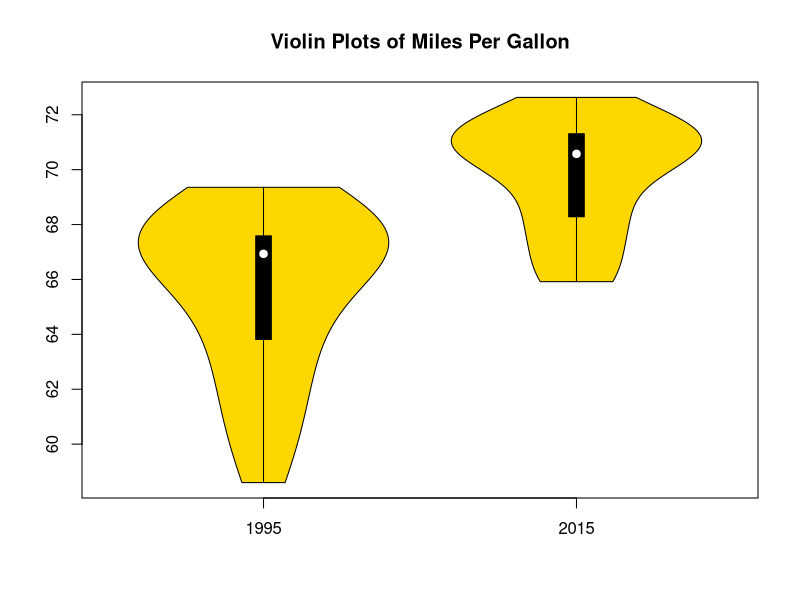
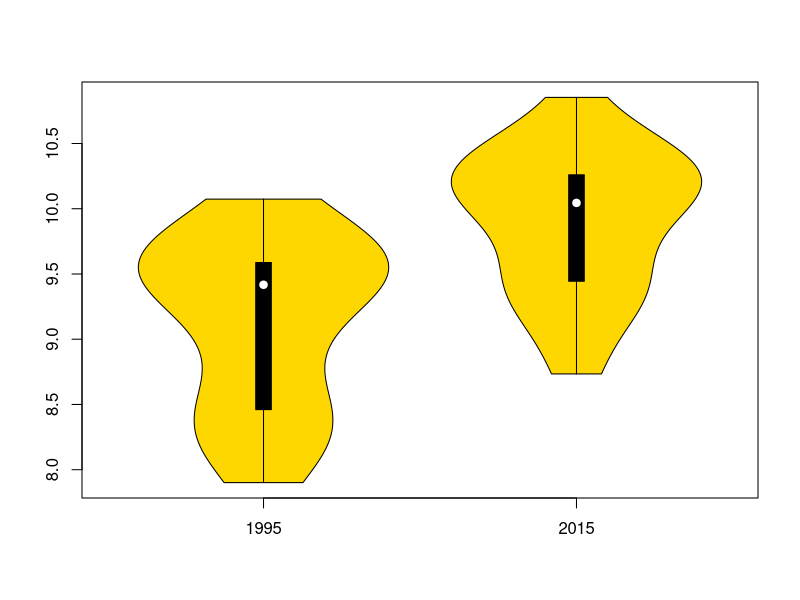
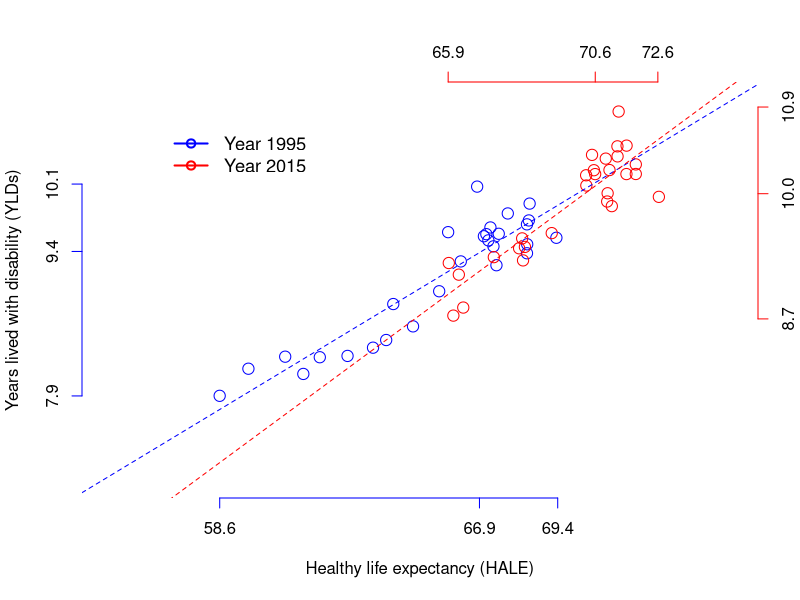

Recreate these plots in R, in order.
# Raw Data
LE.raw.data <- read.csv("./IHME-GBD_2015_DATA-0e9d54cc-1/IHME-GBD_2015_DATA-0e9d54cc-1.csv")
HALE.raw.data <- read.csv("./IHME-GBD_2015_DATA-86b12d56-1/IHME-GBD_2015_DATA-86b12d56-1.csv")

# Tidy Data
library(data.table)

attach(LE.raw.data)
attach(HALE.raw.data)

DT.LE <- data.table(LE.raw.data)
DT.HALE <- data.table(HALE.raw.data)

tables()

DT.LE

data.LE.1995 <- DT.LE[DT.LE$year == "1995", ]
data.HALE.1995 <- DT.HALE[DT.HALE$year == "1995", ]
data.YLD.1995 <- data.LE.1995$val - data.HALE.1995$val

data.LE.2000 <- DT.LE[DT.LE$year == "2000", ]
data.HALE.2000 <- DT.HALE[DT.HALE$year == "2000", ]
data.YLD.2000 <- data.LE.2000$val - data.HALE.2000$val

data.LE.2005 <- DT.LE[DT.LE$year == "2005", ]
data.HALE.2005 <- DT.HALE[DT.HALE$year == "2005", ]
data.YLD.2005 <- data.LE.2005$val - data.HALE.2005$val

data.LE.2010 <- DT.LE[DT.LE$year == "2010", ]
data.HALE.2010 <- DT.HALE[DT.HALE$year == "2010", ]
data.YLD.2010 <- data.LE.2010$val - data.HALE.2010$val

data.LE.2015 <- DT.LE[DT.LE$year == "2015", ]
data.HALE.2015 <- DT.HALE[DT.HALE$year == "2015", ]
data.YLD.2015 <- data.LE.2015$val - data.HALE.2015$val

# Preliminary Point Estimates

min.HALE.1995 <- round(min(data.HALE.1995$val), 1)
max.HALE.1995 <- round(max(data.HALE.1995$val), 1)
median.HALE.1995 <- round(median(data.HALE.1995$val),1)
mad.HALE.1995 <- round(mad(data.HALE.1995$val), 1)

min.YLD.1995 <- round(min(data.YLD.1995), 1)
max.YLD.1995 <- round(max(data.YLD.1995), 1)
median.YLD.1995 <- round(median(data.YLD.1995),1)
mad.YLD.1995 <- round(mad(data.YLD.1995), 1)

min.HALE.2015 <- round(min(data.HALE.2015$val), 1)
max.HALE.2015 <- round(max(data.HALE.2015$val), 1)
median.HALE.2015 <- round(median(data.HALE.2015$val),1)
mad.HALE.2015 <- round(mad(data.HALE.2015$val), 1)

min.YLD.2015 <- round(min(data.YLD.2015), 1)
max.YLD.2015 <- round(max(data.YLD.2015), 1)
median.YLD.2015 <- round(median(data.YLD.2015),1)
mad.YLD.2015 <- round(mad(data.YLD.2015), 1)

# Violin Plots
library(vioplot)
x1 <- data.HALE.1995$val[data.HALE.1995$year==1995]
x2 <- data.HALE.2015$val[data.HALE.2015$year==2015]
vioplot(x1, x2, 
        names=c("1995", "2015"), 
        col="gold")
title("Violin Plots of Miles Per Gallon")

x1 <- data.YLD.1995
x2 <- data.YLD.2015
vioplot(x1, x2, 
        names=c("1995", "2015"), 
        col="gold")



# Expansion of morbidity
#Years lived with disability (YLDs)
# Years of life lived with any short-term or long-term health loss.

# Healthy life expectancy, or health-adjusted life expectancy (HALE)
#The number of years that a person at a given age can expect to live in good health, 
# taking into account mortality and disability.


plot(data.HALE.1995$val, 
     data.YLD.1995, 
     col="blue",
     cex=1.5,
     xlim = c(55,75), 
     ylim=c(7, 11), 
     axes=F,
     xlab="Healthy life expectancy (HALE)",
     ylab="Years lived with disability (YLDs)")


points(data.HALE.2015$val, 
       data.YLD.2015, 
       col="red",
       cex=1.5)

axis(1, c(min.HALE.1995, median.HALE.1995, max.HALE.1995), col="blue")
axis(2, c(min.YLD.1995, median.YLD.1995, max.YLD.1995), col="blue")
axis(3, c(min.HALE.2015, median.HALE.2015, max.HALE.2015), col="red")
axis(4, c(min.YLD.2015, median.YLD.2015, max.YLD.2015), col="red")

legend(57, 10.75,  
       c("Year 1995","Year 2015"),
       lwd=c(2,2),
       pch=c(1,1),
       cex=c(1.1,1.1),
       col=c("blue", "red"),
       bty = "n")

# Accelerating expansion of morbidity

abline(lm(data.YLD.1995 ~ data.HALE.1995$val), col="blue", lty=2)
abline(lm(data.YLD.2015 ~ data.HALE.2015$val), col="red", lty=2)

summary(lm(data.YLD.1995 ~ data.HALE.1995$val))
confint(lm(data.YLD.1995 ~ data.HALE.1995$val))

summary(lm(data.YLD.2015 ~ data.HALE.2015$val))
confint(lm(data.YLD.2015 ~ data.HALE.2015$val))


# Healthy life expectancy and disability gap

(gap.HALE.1995 <- round(max.HALE.1995 - min.HALE.1995, 1))
(gap.HALE.2015 <- round(max.HALE.2015 - min.HALE.2015, 1))
gap.HALE.2015 - gap.HALE.1995
((gap.HALE.2015 - gap.HALE.1995) / gap.HALE.1995) * 100

(gap.YLD.1995 <- round(max.YLD.1995 - min.YLD.1995, 1))
(gap.YLD.2015 <- round(max.YLD.2015 - min.YLD.2015, 1))
((gap.YLD.2015 - gap.YLD.1995) / gap.YLD.1995) * 100
gap.YLD.2015 - gap.YLD.1995
